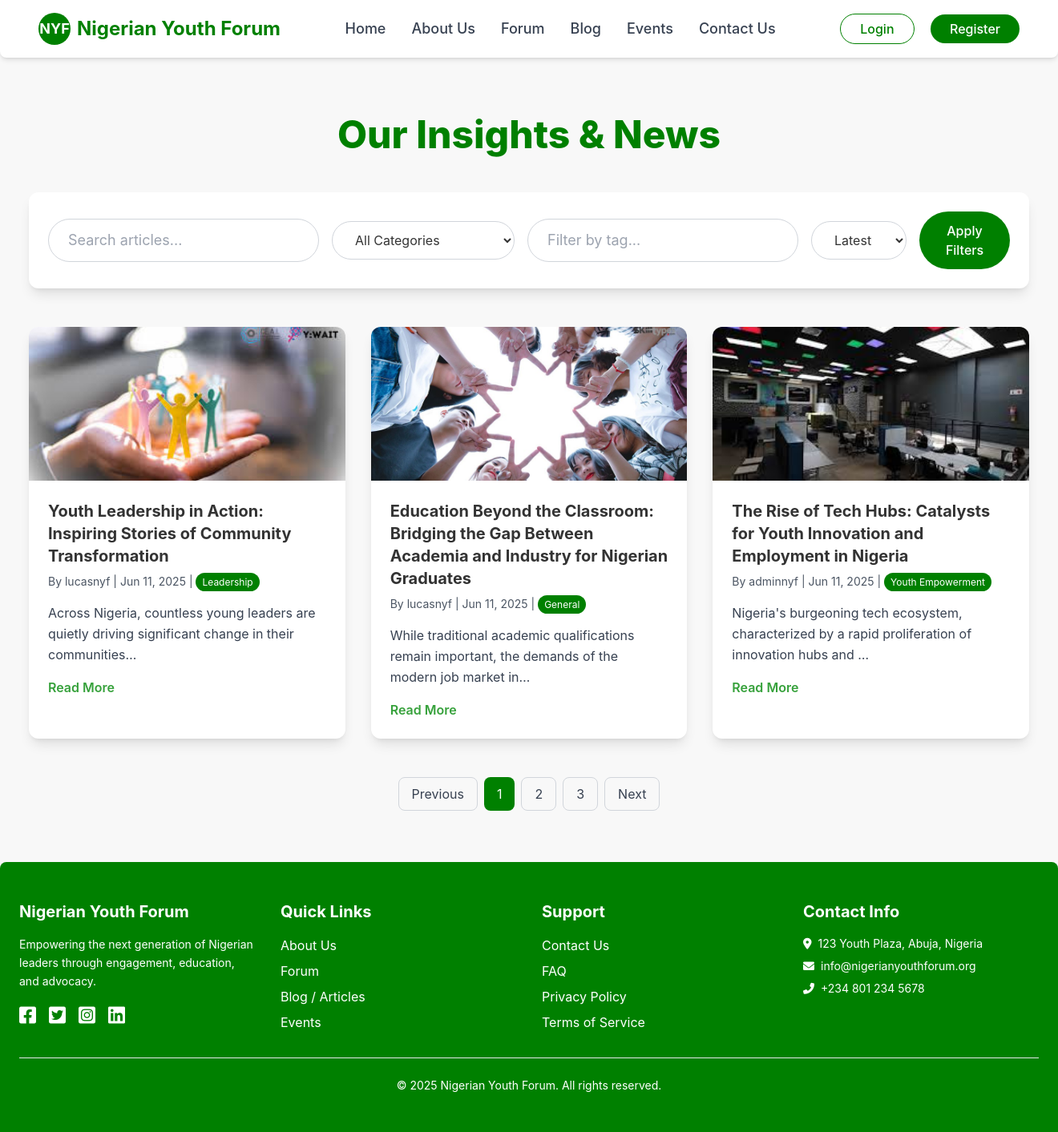
/blog/, run on an earlier commit of the app's database.
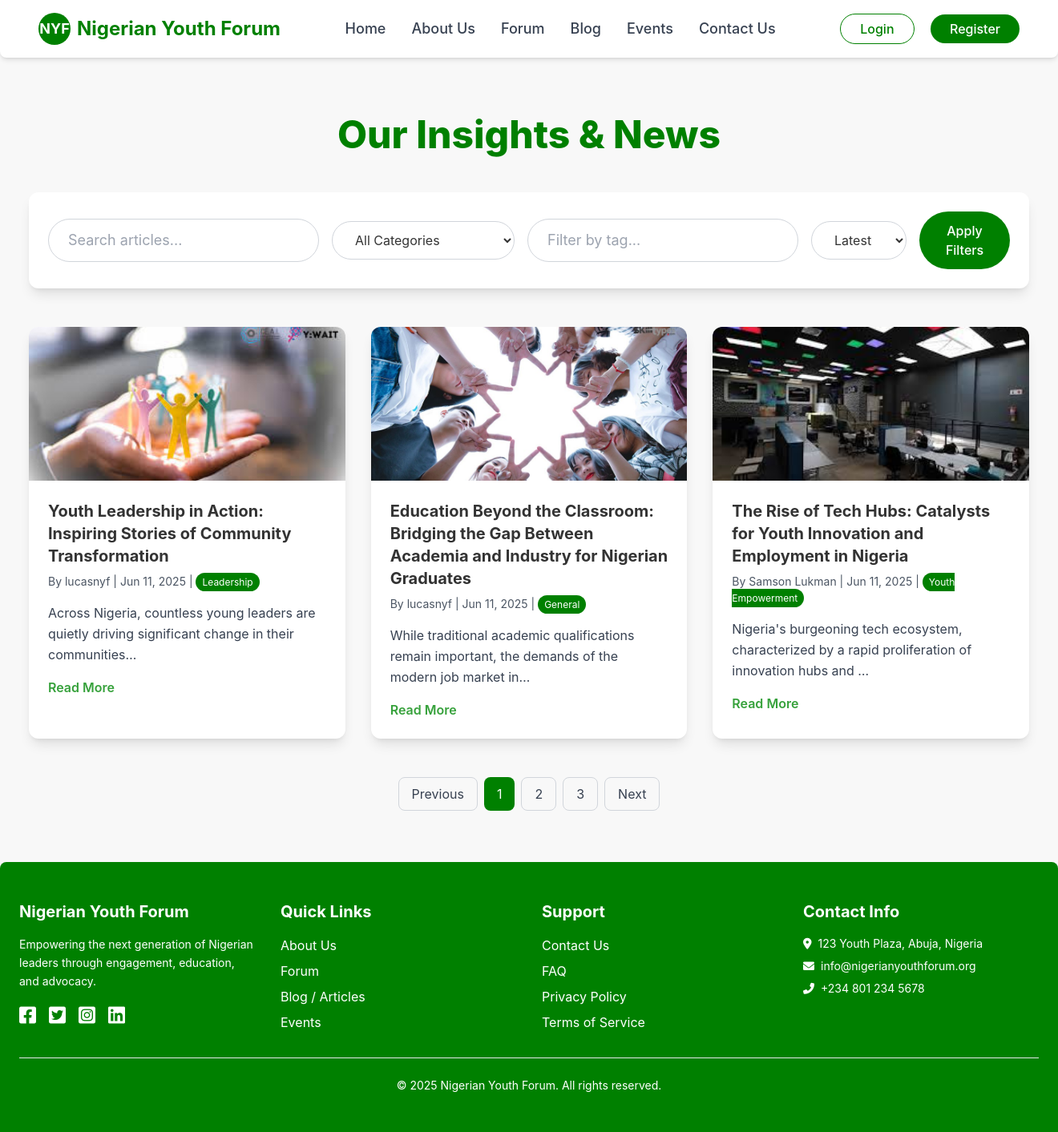
And on a later commit of the database.
### app/models.py (models this page shows, shortened)
class Article(models.Model):
    title = models.CharField(max_length=255)
    content = models.TextField()
    author = models.ForeignKey(User, on_delete=models.SET_NULL, null=True, related_name='articles')
    featured_image = models.ImageField(upload_to='articles/', blank=True, null=True)
    image = models.ImageField(upload_to='articles/', blank=True, null=True)
    category = models.CharField(
        max_length=50,
        choices=[
            ('elections', 'Elections'),
            ('leadership', 'Leadership'),
            ('economy', 'Economy'),
            ('youth_empowerment', 'Youth Empowerment'),
            ('general', 'General'),
        ],
        default='general'
    )
    tags = models.CharField(max_length=255, blank=True, help_text="Comma-separated tags (e.g., policy, governance)")
    is_published = models.BooleanField(default=False) # For moderation queue
    published_at = models.DateTimeField(null=True, blank=True)
    created_at = models.DateTimeField(auto_now_add=True)
    updated_at = models.DateTimeField(auto_now=True)
    class Meta:
        ordering = ['-published_at', '-created_at'] # Latest articles first

class User(AbstractUser):
    phone_number = models.CharField(max_length=15, blank=True, null=True)
    bio = models.TextField(blank=True, null=True)
    profile_pics = models.ImageField(upload_to='profile_pics/', blank=True, null=True,
                                     help_text="User's profile picture.")

### app/views.py (the view)
# urls.py: path('blog/', views.article_list_view, name='article_list'),
def article_list_view(request):
    articles = Article.objects.filter(is_published=True).order_by('-published_at')
    query = request.GET.get('q')
    category = request.GET.get('category')
    tag = request.GET.get('tag')
    if query:
        articles = articles.filter(title__icontains=query)
    if category and category != 'all':
        articles = articles.filter(category=category)
    if tag:
        articles = articles.filter(tags__icontains=tag) # Simple tag search
    context = {
        'articles': articles,
        'current_query': query,
        'current_category': category,
        'current_tag': tag,
        'categories': Article.category.field.choices,
    }
    return render(request, 'app/article_list.html', context)

### app/templates/app/article_list.html (shortened to what this page needs)
{% extends 'app/layout.html' %}
{% block content %}
    <div class="container mx-auto px-4 py-16">
        <h1 class="text-5xl font-extrabold text-primary-green text-center mb-12">Our Insights & News</h1>
        <div class="flex flex-col md:flex-row justify-between items-center bg-white rounded-xl shadow-lg p-6 mb-12">
            <form method="get" action="{% url 'article_list' %}" class="w-full flex flex-col md:flex-row items-center justify-between gap-4">
                <input type="text" name="q" placeholder="Search articles..." class="flex-grow px-6 py-3 border border-gray-300 rounded-full focus:outline-none focus:border-primary-green transition-colors text-lg" value="{{ current_query|default:'' }}">
                <select name="category" class="px-6 py-3 border border-gray-300 rounded-full focus:outline-none focus:border-primary-green bg-white text-dark-text">
                    <option value="all">All Categories</option>
                </select>
                <input type="text" name="tag" placeholder="Filter by tag..." class="px-6 py-3 border border-gray-300 rounded-full focus:outline-none focus:border-primary-green transition-colors text-lg" value="{{ current_tag|default:'' }}">
                <select name="sort" class="px-6 py-3 border border-gray-300 rounded-full focus:outline-none focus:border-primary-green bg-white text-dark-text">
                    <option value="latest">Latest</option>
                </select>
                <button type="submit" class="bg-primary-green text-white px-6 py-3 rounded-full hover:bg-secondary-green transition-colors font-medium">Apply Filters</button>
            </form>
        </div>
        <div class="grid grid-cols-1 md:grid-cols-2 lg:grid-cols-3 gap-8">
            {% for article in articles %}
            <div class="bg-white rounded-xl shadow-lg overflow-hidden transform hover:scale-105 transition-transform duration-300">
                {% if article.featured_image %}
                    <img src="{{ article.featured_image.url }}" alt="{{ article.title }} Thumbnail" class="w-full h-48 object-cover">
                {% else %}
                    <img src="https://placehold.co/600x400/008000/FFFFFF?text={{ article.title|truncatechars:15 }}" alt="Placeholder" class="w-full h-48 object-cover">
                {% endif %}
                <div class="p-6">
                    <a href="{% url 'article_detail' article_id=article.id %}">
                    <h3 class="text-xl font-bold text-dark-text mb-2">{{ article.title }}</h3>
                    <p class="text-gray-600 text-sm mb-4">
                        By {{ article.author.get_full_name|default:article.author.username }} | {{ article.published_at|date:"M d, Y" }} |
                        <span class="bg-primary-green text-white text-xs px-2 py-1 rounded-full">{{ article.get_category_display }}</span>
                    </p>
                    <p class="text-gray-700 leading-relaxed mb-4">{{ article.content|truncatechars:100 }}</p>
                    <span class="text-secondary-green font-semibold hover:underline">Read More</span>
                    </a>
                </div>
            </div>
            {% empty %}
            <p class="col-span-full text-center text-gray-600">No articles found matching your criteria.</p>
            {% endfor %}
        </div>
        <div class="flex justify-center space-x-2 mt-12">
            <button class="px-4 py-2 border border-gray-300 rounded-lg text-gray-700 hover:bg-gray-100">Previous</button>
            <button class="px-4 py-2 bg-primary-green text-white rounded-lg">1</button>
            <button class="px-4 py-2 border border-gray-300 rounded-lg text-gray-700 hover:bg-gray-100">2</button>
            <button class="px-4 py-2 border border-gray-300 rounded-lg text-gray-700 hover:bg-gray-100">3</button>
            <button class="px-4 py-2 border border-gray-300 rounded-lg text-gray-700 hover:bg-gray-100">Next</button>
        </div>
    </div>
{% endblock %}

What changed in the data, as far as the page shows it:
changed through a linked row, Article "The Rise of Tech Hubs: Catalysts for Youth Innovation and Employment in Nigeria": author.get_full_name "adminnyf" → "Samson Lukman"
